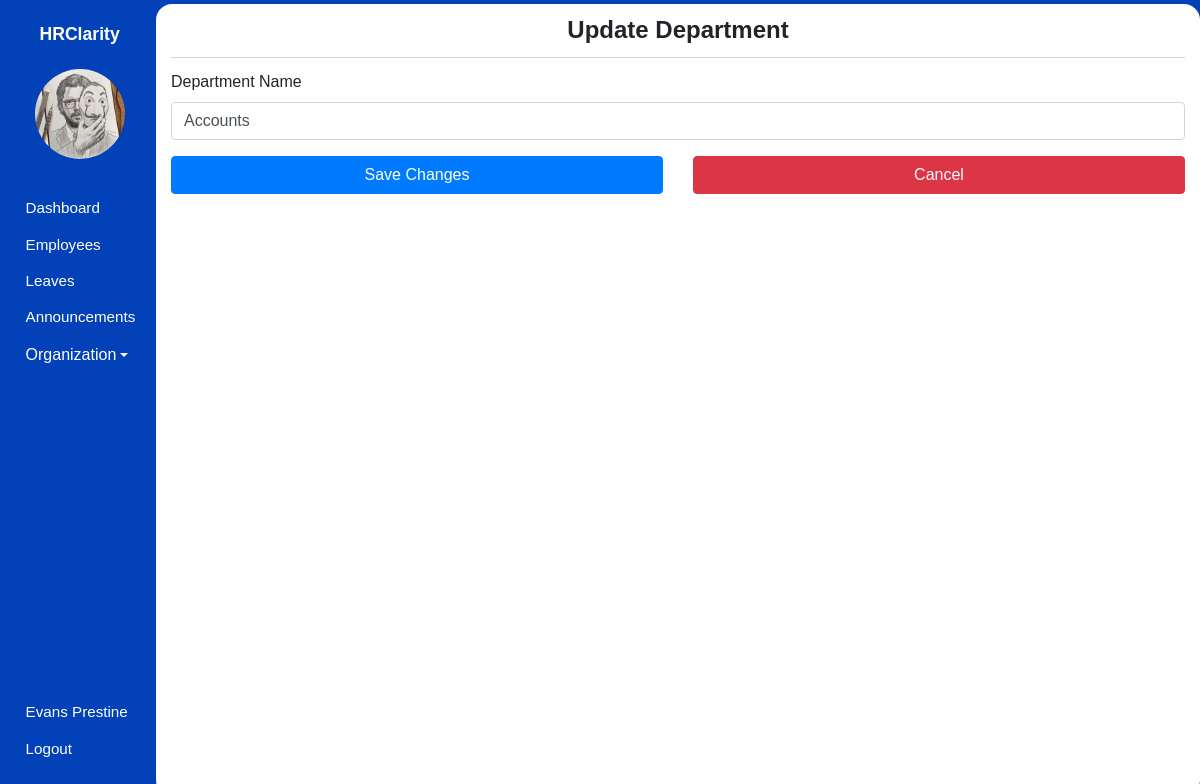
The page /admin/departments/2/update (signed in) on the database its author committed.
### hrms/models.py (models this page shows, shortened)
class User(db.Model, UserMixin):
    id = db.Column(db.Integer, primary_key=True)
    first_name = db.Column(db.String(80), nullable=False)
    last_name = db.Column(db.String(120), nullable=False)
    dob = db.Column(db.Date, nullable=False)
    gender = db.Column(db.String(7), nullable=False)
    email_address = db.Column(db.String(120), nullable=False)
    phone_number = db.Column(db.String(20), nullable=False)
    national_id = db.Column(db.Integer, nullable=False)
    user_level = db.Column(db.Integer, nullable=False, default=1)
    user_type = db.Column(db.String(10), nullable=False, default='employee')
    password = db.Column(db.String(60), nullable=False)
    image_file = db.Column(db.String(20), nullable=False, default='default.jpg')
    leaves = db.relationship('Leave')
    occupation_id = db.Column(db.Integer, db.ForeignKey('occupation.id'), nullable=False)

class Department(db.Model):
    id = db.Column(db.Integer, primary_key=True)
    name = db.Column(db.String(100), unique=True, nullable=False)
    occupations = db.relationship('Occupation', backref='department', lazy=True)

### hrms/organization/routes.py (the view)
@organization.route('/admin/departments/<int:department_id>/update', methods=['GET', 'POST'])
@login_required
def update_department(department_id):
    department = Department.query.get_or_404(department_id)
    form = DepartmentForm()
    if form.validate_on_submit():
        department.name = form.name.data
        db.session.commit()
        flash('Department has been updated!', 'success')
        return redirect(url_for('organization.departments', department_id=department.id))
    elif request.method == 'GET':
        form.name.data = department.name
    return render_template('admin/add_department.html', page_title='Update Department', form=form, user=current_user)

### hrms/organization/forms.py
class DepartmentForm(FlaskForm):
    name = StringField('Department Name', validators=[DataRequired()], render_kw={"class":"form-control"})
    submit = SubmitField('Save Changes', render_kw={"class":"btn btn-primary btn-block"})

### hrms/models.py (called while the page is built)
@login_manager.user_loader
def load_user(user_id):
    user = User.query.filter_by(id=user_id).first()
    return user

### hrms/templates/admin/add_department.html (shortened to what this page needs)
{% extends "main_layout.html" %} {% block body %}
<section class="app">
  {% include 'admin/aside.html' %}
  <main>
    <div class="main_container container-fluid login">
      <div class="body">
        <form action="" method="post">
          <h1>{{ page_title }}</h1>
          <div class="form-group">
            {{ form.name.label }} {% if form.name.errors %} {{ form.name }} {%
            for error in form.name.errors %}
            <span class="text-danger">{{ error }}</span>
            {% endfor %} {% else %} {{ form.name }} {% endif %}
          </div>
          <div class="row">
            <div class="col">{{ form.submit }}</div>
            <div class="col">
              <a
                href="{{ url_for('organization.departments') }}"
                class="btn btn-danger btn-block"
                >Cancel</a
              >
            </div>
          </div>
        </form>
      </div>
    </div>
  </main>
</section>
{% endblock body %}

### hrms/templates/admin/aside.html (shortened to what this page needs)
<aside>
  <h1 class="mt-3">HRClarity</h1>
  <div class="container text-center mt-4">
    <img src="{{ url_for('static', filename='images/profile_pictures/' ~ current_user.image_file ) }}" alt="Employee" class="rounded-circle" width="90" height="90" />
  </div>
  <div class="links">
    <ul>
      <li>
        <a href="{{ url_for('admin.admin_dashboard') }}">
            <span class="icon icon-home"></span>
            <span>Dashboard</span>
        </a>
      </li>
      <li>
        <a href="{{ url_for('admin.employees') }}">
            <span class="icon icon-users"></span>
            <span>Employees</span>
        </a>
      </li>
      <li>
        <a href="{{ url_for('leaves.admin_view_leaves') }}">
            <span class="icon icon-car"></span>
            <span>Leaves</span>
        </a>
      </li>
      <li>
        <a href="{{ url_for('announcements.view_announcements') }}">
            <span class="icon icon-speaker"></span>
            <span>Announcements</span>
        </a>
      </li>
      <li class="nav-item dropdown">
        <a class="dropdown-toggle" data-toggle="dropdown" href="#" role="button" aria-expanded="false"><span class="icon icon-building"></span>Organization</a>
    </li>
    </ul>
    <ul>
      <li>
        <a href="{{ url_for('user.profile_settings', employee_id=current_user.id) }}">
            <span class="icon icon-user"></span>
            <span>{{ user.first_name }} {{ user.last_name }}</span>
        </a>
      </li>
      <li>
        <a href="{{ url_for('user.logout') }}">
            <span class="icon icon-power-off"></span>
            <span>Logout</span>
        </a>
      </li>
    </ul>
  </div>
</aside>

### hrms/static/css/icomoon.css (style rules this page uses)
[class^="icon-"], [class*=" icon-"] { font-family: 'icomoon' !important; speak: none; font-style: normal; font-weight: normal; font-variant: normal; text-transform: none; line-height: 1; -webkit-font-smoothing: antialiased; -moz-osx-font-smoothing: grayscale; }
.icon-user:before { content: "\f007"; }
.icon-power-off:before { content: "\f011"; }
.icon-home:before { content: "\f015"; }
.icon-users:before { content: "\f0c0"; }
.icon-building:before { content: "\f1ad"; }
.icon-car:before { content: "\f1b9"; }
.icon-speaker:before { content: "\e32d"; }

### hrms/static/css/styles.css (style rules this page uses)
* { font-family: sans-serif, Arial, Helvetica; padding: 0; margin: 0; }
form h1 { border-bottom: 1px solid rgb(214, 214, 214); font-size: 1.5em; font-weight: bold; text-align: center; padding: 0.5em 0; margin: 0 0 0.5em; }
.app { background: #0241b8; height: 100vh; display: flex; align-items: center; }
.app aside { width: 13%; height: 100%; padding: 0.5em 0 0.2em 0.2em; color: #fff; }
.app aside h1 { font-size: 1.1em; font-weight: bold; text-align: center; }
.app aside .links ul { list-style: none; }
.app aside .links ul li { margin: 0.1em 0; padding: 6px; }
.app aside .links ul li a { text-decoration: none; color: #ffffff; display: flex; align-items: center; }
.app aside .links ul:nth-of-type(1) { margin: 2em 0; }
.app aside .links ul:nth-of-type(2) { position: absolute; bottom: 1em; }
.app aside .links .icon { margin: 0 0.3em 0 0; }
.app aside .links a span:nth-of-type(2), .app aside .links .icon { font-size: 0.95em; }
.app main { width: 87%; height: 99vh; overflow-y: auto; z-index: 5; }
.app main .main_container { border-radius: 16px; background: #fff; padding-bottom: 12px; height: 100%; overflow: auto; }

### rows shown on the page
User: image_file (picture), first_name "Evans", last_name "Prestine"
Department: name "Accounts"

### other values the page prints
{{ page_title }} "Update Department"
